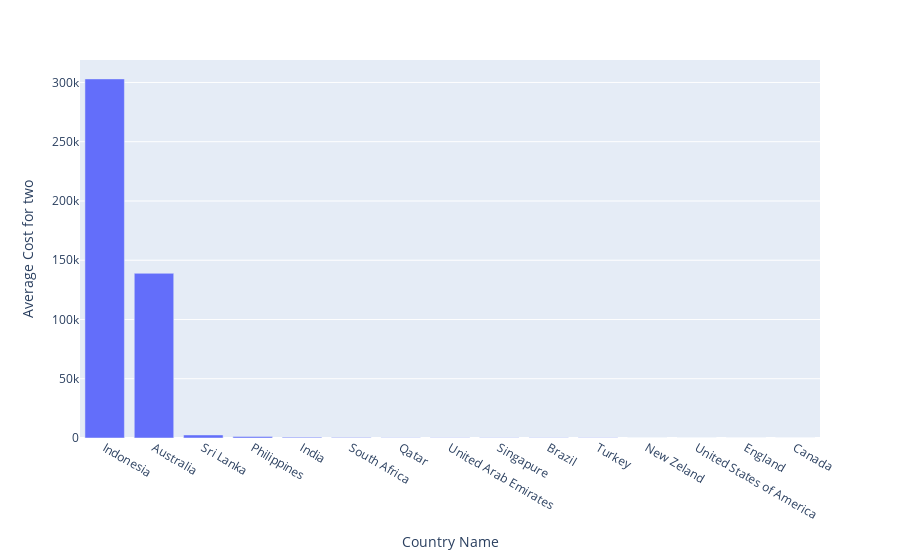

Notebook source saved alongside this figure:
### Markdown cell above
### 11. Qual a média de preço de um prato para dois por país?

### Code cell
df2 = df1.loc[:, ['Average Cost for two', 'Country Name']].groupby('Country Name').mean().sort_values(['Average Cost for two'], ascending = False).reset_index()
px.bar(df2, x = 'Country Name', y = 'Average Cost for two' )

### Figure 1 — Plotly figure (JSON) as saved in the notebook; plotly's stock layout.template omitted (floating-point values rounded to 4 significant figures)
{"data": [{"alignmentgroup": "True", "hovertemplate": "Country Name=%{x}<br>Average Cost for two=%{y}<extra></extra>", "legendgroup": "", "marker": {"color": "#636efa", "pattern": {"shape": ""}}, "name": "", "offsetgroup": "", "orientation": "v", "showlegend": false, "textposition": "auto", "type": "bar", "x": ["Indonesia", "Australia", "Sri Lanka", "Philippines", "India", "South Africa", "Qatar", "United Arab Emirates", "Singapure", "Brazil", "Turkey", "New Zeland", "United States of America", "England", "Canada"], "xaxis": "x", "y": [303000, 139000.0, 2579.0, 1228.0, 704.4, 339.2, 174, 153.7, 141.4, 138.8, 128.6, 62.15, 55.03, 43.51, 41.86], "yaxis": "y"}], "layout": {"autosize": true, "barmode": "relative", "legend": {"tracegroupgap": 0}, "margin": {"t": 60}, "xaxis": {"anchor": "y", "autorange": true, "domain": [0, 1], "range": [-0.5, 14.5], "title": {"text": "Country Name"}, "type": "category"}, "yaxis": {"anchor": "x", "autorange": true, "domain": [0, 1], "range": [0, 318900.0], "title": {"text": "Average Cost for two"}, "type": "linear"}}}
